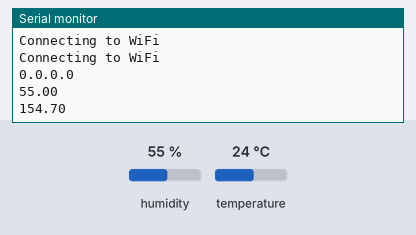
The sketch below on a simulated ESP8266 (NodeMCU). On the bench: the last lines printed to the serial monitor. The test bench sets the inputs (shaded band); at power-on: humidity 55 %, temperature 24 °C. WiFi joins after 1.5 s; servers stay silent unless stated; web services answer with replies made up by the test bench.

Above: at 1.2 s.
1.3 s: humidity set to 22 %
At 1.3 s:
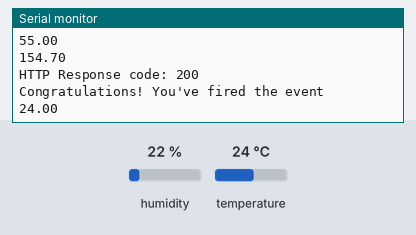
2.8 s: temperature set to 12 °C
At 3.9 s:
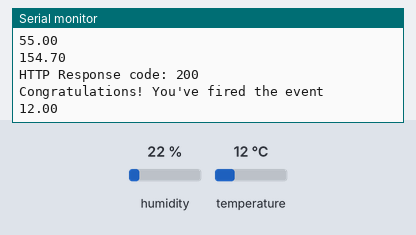
4.3 s: humidity set to 40 %
At 5.16 s:
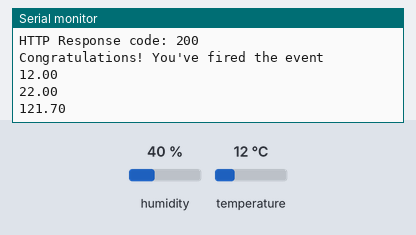
Timing chart, 0 to 7.3 s (numbered marks = the images above; inputs shaded):
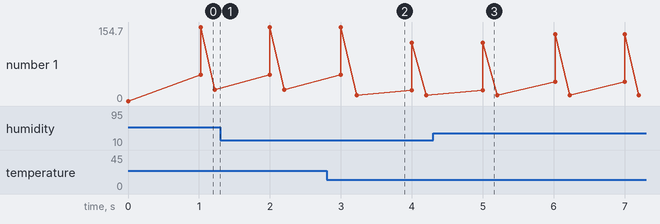

The sketch:

dht11_server_revAG.ino
```cpp
/*********
  Rui Santos
  Complete project details at https://randomnerdtutorials.com/esp8266-dht11dht22-temperature-and-humidity-web-server-with-arduino-ide/
*********/

// Import required libraries
#include <Arduino.h>
#include <ESP8266WiFi.h>
#include <Hash.h>
#include <ESPAsyncTCP.h>
#include <ESPAsyncWebServer.h>
#include <Adafruit_Sensor.h>
#include <DHT.h>
#include <WiFiClientSecure.h>
#include <ESP8266HTTPClient.h>

#include <WiFiClient.h>

WiFiClient wifiClient;


// Replace with your network credentials
const char* ssid =      "Masonet";           //insert wifi ssid here
const char* password =  "19masonst-internet";       //insert wifi password here

// IFTTT URLs here
//String heatOn     = "insert releavent ifttt url here"; //Leave string empty if no URL available. URL looks like http://maker.ifttt.com/trigger/custom_ifttt_trgr_name/with/key/full_keyhere
//String heatOff    = "insert releavent ifttt url here"; //Leave string empty if no URL available. URL looks like http://maker.ifttt.com/trigger/custom_ifttt_trgr_name/with/key/full_keyhere
//String coldOn     = "insert releavent ifttt url here"; //Leave string empty if no URL available. URL looks like http://maker.ifttt.com/trigger/custom_ifttt_trgr_name/with/key/full_keyhere
//String coldOff    = "insert releavent ifttt url here"; //Leave string empty if no URL available. URL looks like http://maker.ifttt.com/trigger/custom_ifttt_trgr_name/with/key/full_keyhere
String humiOn     = "https://maker.ifttt.com/trigger/low_humidity/with/key/-1_uWR1Mrf-3urRoS25bN"; //Leave string empty if no URL available. URL looks like http://maker.ifttt.com/trigger/custom_ifttt_trgr_name/with/key/full_keyhere
String humiOff    = "https://maker.ifttt.com/trigger/high_humidity/with/key/-1_uWR1Mrf-3urRoS25bN"; //Leave string empty if no URL available. URL looks like http://maker.ifttt.com/trigger/custom_ifttt_trgr_name/with/key/full_keyhere
String serverPath = "";

// ac, heat and humidity control flags
//const int ac_control    = 0 //1-Enable, 0-Disable control
//const int heat_control  = 0 //1-Enable, 0-Disable control
const int humi_control  = 1; //1-Enable, 0-Disable control

// Heat, AC , Humidity Thresholds here [on_threshold, off_threshold]
//heat_temp      = [16, 18]   //in degC
//cold_temp      = [18, 16]   //in degC
float humi_threshold[2] = {70, 90};   //in percentage

#define LEDpin D4   //set led pin
#define DHTPIN D1     // Digital pin connected to the DHT sensor

// Uncomment the type of sensor in use:
#define DHTTYPE    DHT11     // DHT 11
//#define DHTTYPE    DHT22     // DHT 22 (AM2302)
//#define DHTTYPE    DHT21     // DHT 21 (AM2301)

DHT dht(DHTPIN, DHTTYPE);

// current temperature & humidity, updated in loop()
float dht_t = 0.0;
float dht_h = 0.0;
float wont = 0.0;

// Create AsyncWebServer object on port 80
AsyncWebServer server(80);

// Generally, you should use "unsigned long" for variables that hold time
// The value will quickly become too large for an int to store
unsigned long previousMillis = 0;    // will store last time DHT was updated

// Updates DHT readings every 10 seconds
const long interval = 1000;

const char index_html[] PROGMEM = R"rawliteral(
<!DOCTYPE HTML><html>
<head>
  <meta name="viewport" content="width=device-width, initial-scale=1">
  <link rel="stylesheet" href="https://use.fontawesome.com/releases/v5.7.2/css/all.css" integrity="sha384-fnmOCqbTlWIlj8LyTjo7mOUStjsKC4pOpQbqyi7RrhN7udi9RwhKkMHpvLbHG9Sr" crossorigin="anonymous">
  <style>
    html {
     font-family: Arial;
     display: inline-block;
     margin: 0px auto;
     text-align: center;
    }
    h2 { font-size: 3.0rem; }
    p { font-size: 3.0rem; }
    .units { font-size: 1.5rem; }
    .dht-labels{
      font-size: 1.5rem;
      vertical-align:middle;
      padding-bottom: 15px;
    }
  </style>
</head>
<body>
  <h2>ESP8266 DHT Server</h2>
  <p>
    <i class="fas fa-thermometer-half" style="color:#059e8a;"></i>
    <span class="dht-labels">Temperature</span>
    <span id="temperature">%TEMPERATURE%</span>
    <span class="units">&deg;C</span>
  </p>

  <p>
    <i class="fas fa-tint" style="color:#00add6;"></i>
    <span class="dht-labels">Humidity</span>
    <span id="humidity">%HUMIDITY%</span>
    <span class="units">Percent</span>
  </p>

  <p>
  <i class="fa-solid fa-triangle-exclamation"></i>
  <span class="dht-labels">Worksornot</span>
  <span id="worksornot">%WORKSORNOT%</span>
  <span class="units">!</span>
  </p>
</body>

<script>

setInterval(function ( ) {
  var xhttp = new XMLHttpRequest();
  xhttp.onreadystatechange = function() {
    if (this.readyState == 4 && this.status == 200) {
      document.getElementById("temperature").innerHTML = this.responseText;
    }
  };
  xhttp.open("GET", "/temperature", true);
  xhttp.send();
}, 10000 ) ;

setInterval(function ( ) {
  var xhttp = new XMLHttpRequest();
  xhttp.onreadystatechange = function() {
    if (this.readyState == 4 && this.status == 200) {
      document.getElementById("humidity").innerHTML = this.responseText;
    }
  };
  xhttp.open("GET", "/humidity", true);
  xhttp.send();
}, 10000 ) ;

setInterval(function ( ) {
  var xhttp = new XMLHttpRequest();
  xhttp.onreadystatechange = function() {
    if (this.readyState == 4 && this.status == 200) {
      document.getElementById("worksornot").innerHTML = this.responseText;
    }
  };
  xhttp.open("GET", "/worksornot", true);
  xhttp.send();
}, 10000 ) ;

</script>
</html>)rawliteral";

// Replaces placeholder with DHT values
String processor(const String& var)
{
  //Serial.println(var);
  if(var == "TEMPERATURE"){
    return String(dht_t);
  }
  else if(var == "HUMIDITY"){
    return String(dht_h);
  }
  else if(var == "WORKSORNOT"){
    return String(wont);
  }
  return String();
}

// Ardurino Initialization
void setup()
{
  // Serial port for debugging purposes
  Serial.begin(115200);
  Serial.println("Connecting to WiFi");

  dht.begin();

  // Connect to Wi-Fi

  WiFi.begin(ssid, password);
  Serial.println("Connecting to WiFi");

  WiFi.hostname("dht11");
  // Print ESP8266 Local IP Address
  Serial.println(WiFi.localIP());

  // Route for root / web page
  server.on("/", HTTP_GET, [](AsyncWebServerRequest *request){
    request->send_P(200, "text/html", index_html, processor);
  });
  server.on("/temperature", HTTP_GET, [](AsyncWebServerRequest *request){
    request->send_P(200, "text/plain", String(dht_t).c_str());
  });
  server.on("/humidity", HTTP_GET, [](AsyncWebServerRequest *request){
    request->send_P(200, "text/plain", String(dht_h).c_str());
  });
  server.on("/worksornot", HTTP_GET, [](AsyncWebServerRequest *request){
    request->send_P(200, "text/plain", String(wont).c_str());
  });


  // Start server
  server.begin();
}

// Code that updates the webpage information, and IFTTT server
void loop()
{
  HTTPClient http;

  unsigned long currentMillis = millis();
  if (currentMillis - previousMillis >= interval)
  {
    // save the last time you updated the DHT values
    previousMillis = currentMillis;

    // Read Humidity
    float newH = dht.readHumidity();
    // if humidity read failed, don't change h value
    if (isnan(newH))
    {
      Serial.println("Failed to read from DHT sensor!");
    }
    else
    {
      dht_h = newH;
      Serial.println(dht_h);

      wont = newH+99.7;
      Serial.println(wont);

      // for humidity control
      if(humi_control == 1)
      {
        if (dht_h < humi_threshold[0])
        {
         serverPath = humiOn;
         wont = humi_threshold[0];
        }
        if (dht_h > humi_threshold[1])
        {
         serverPath = humiOff;
         wont = humi_threshold[1];
        }
      }
      // Your Domain name with URL path or IP address with path
      http.begin(wifiClient, serverPath.c_str());

      // Send HTTP GET request
      int httpResponseCode = http.GET();

      if (httpResponseCode>0) {
        Serial.print("HTTP Response code: ");
        Serial.println(httpResponseCode);
        String payload = http.getString();
        Serial.println(payload);
      }
      else {
        Serial.print("Error code: ");
        Serial.println(httpResponseCode);
      }
      // Free resources
      http.end();
    }

    // Read temperature as Celsius (the default)
    float newT = dht.readTemperature();
    // if temperature read failed, don't change t value
    if (isnan(newT))
    {
      Serial.println("Failed to read from DHT sensor!");
    }
    else
    {
      dht_t = newT;
      Serial.println(dht_t);
    }


  }
}
```

Measured:
- after the input at 2.8 s, the serial monitor: prints a new line after 0.42 s (image 2)
- plotted number 1: 24 → 12 after the input at 2.8 s
